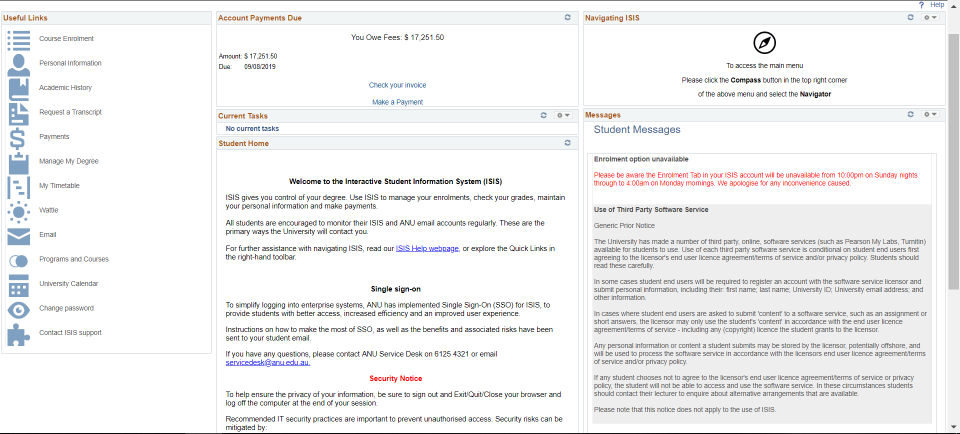
#> input picture code/MODULE/code_generation/input/3.png, 1920 x 867 px, found by its file name (shown at 1/2 size)
$ python test.py
#> lines starting #> are read from the running program, lines starting #| are printed output that depends on the picture; after the words box and inside, x2 and y2 are one past the last pixel; in counts of white or black regions, pixels touching at a corner belong together
### code/MODULE/text_recog/ip_preprocessing.py
import cv2
import numpy as np


# [5 lines left out: function read_img, not called in this run]


def gray_to_gradient(img):
    row, column = img.shape[0], img.shape[1]
#> row = 867; column = 1920
    img_f = np.copy(img)
    img_f = img_f.astype("float")

    gradient = np.zeros((row, column))
    for x in range(row - 1):
        for y in range(column - 1):
            gx = abs(img_f[x + 1, y] - img_f[x, y])
            gy = abs(img_f[x, y + 1] - img_f[x, y])
            gradient[x, y] = gx + gy
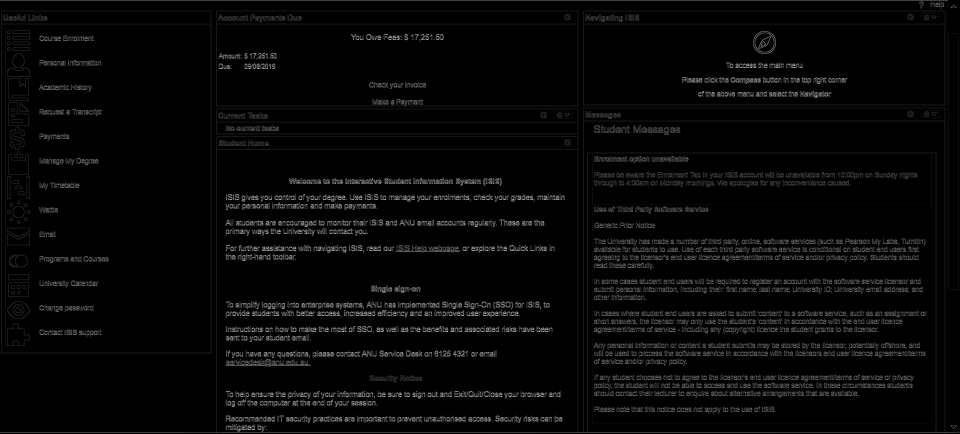
#> gradient: shape (867, 1920) float64 (shown at 1/2 size); min 0, max 496, mean 14.8; drawn with min black and max white
    gradient = gradient.astype("uint8")
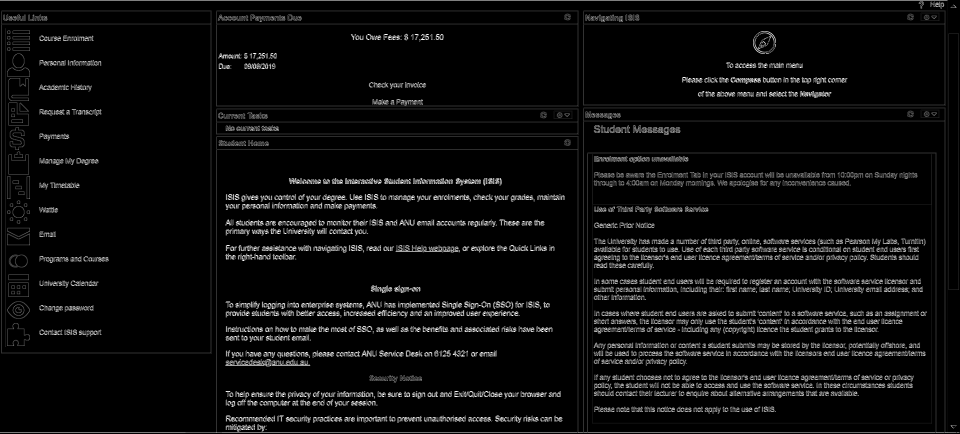
#> gradient: shape (867, 1920) (shown at 1/2 size); min 0, max 255, mean 13.3
    return gradient


def grad_to_binary(grad, min):
#> called with min = 1
    rec, bin = cv2.threshold(grad, min, 255, cv2.THRESH_BINARY)
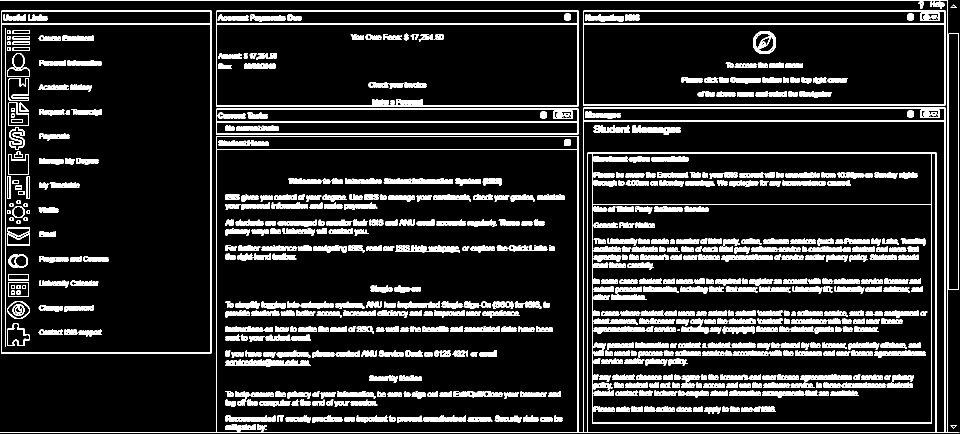
#> bin: shape (867, 1920) (shown at 1/2 size); 13.9% white; 668 white regions (40 under 20 px), largest, box (x1, y1, x2, y2) and area: (0, 0, 1919, 866) 19040, (1184, 308, 1864, 847) 5667, (432, 21, 1157, 213) 5551
#> rec = 1
    return bin


# [5 lines left out: function preprocess, not called in this run]

### code/MODULE/text_recog/test.py
import cv2
import ip_preprocessing as pre

img = cv2.imread('input/3.png', 0)
grad = pre.gray_to_gradient(img)
bin = pre.grad_to_binary(grad, 1)

dilate = cv2.morphologyEx(bin, cv2.MORPH_DILATE, (5, 5))
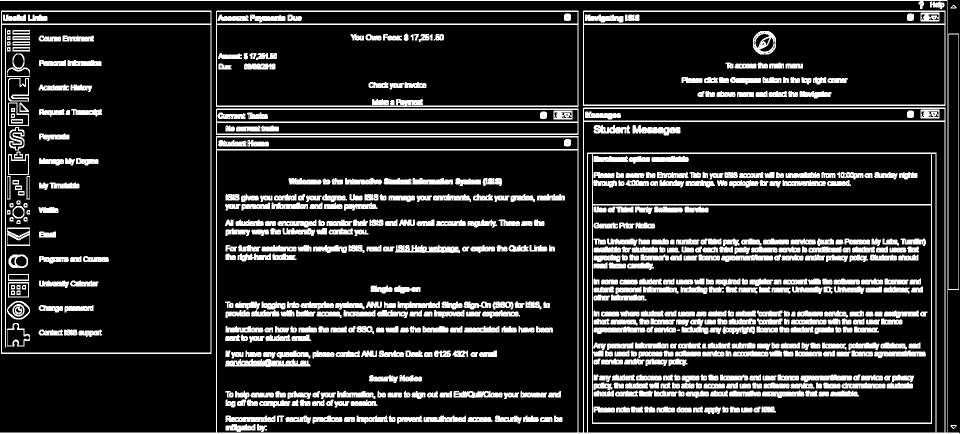
#> dilate: shape (867, 1920) (shown at 1/2 size); 16.8% white; 619 white regions (3 under 20 px), largest, box (x1, y1, x2, y2) and area: (0, 0, 1919, 867) 33683, (432, 21, 1157, 214) 7785, (1166, 21, 1891, 212) 7252
dilate = cv2.morphologyEx(bin, cv2.MORPH_DILATE, (5, 5))
dilate = cv2.morphologyEx(bin, cv2.MORPH_DILATE, (5, 5))

cv2.imshow('a', bin)
cv2.imshow('d', dilate)
cv2.waitKey(0)

$ run again, with code/MODULE/code_generation/input/2.png copied over code/MODULE/code_generation/input/3.png
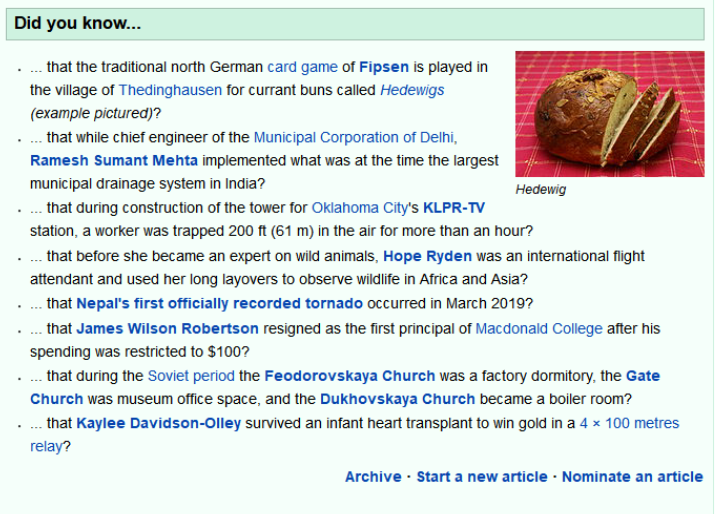
#> input picture code/MODULE/code_generation/input/2.png, 716 x 514 px, found by its file name
#> in grad_to_binary, `rec, bin = cv2.threshold(grad, min, 255, cv2.THRESH_BINARY)`:
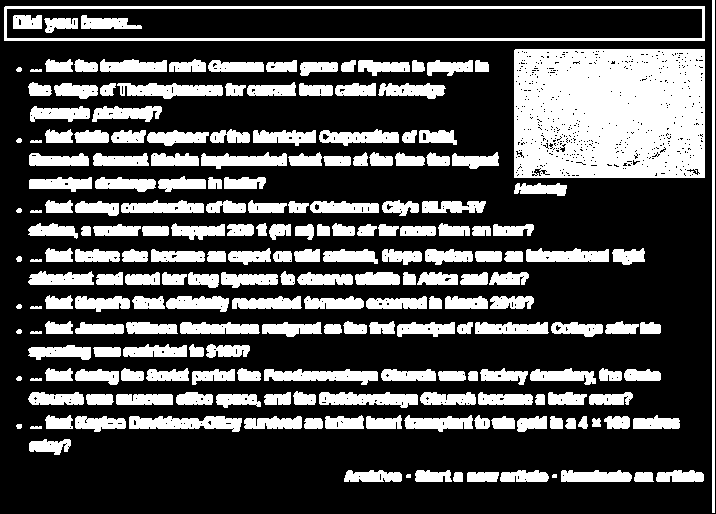
#> bin: shape (514, 716); 29.7% white; 210 white regions (3 under 20 px), largest, box (x1, y1, x2, y2) and area: (514, 49, 705, 178) 23649, (4, 6, 705, 41) 4379, (712, 0, 715, 513) 1539
#> rec = 1
#> `dilate = cv2.morphologyEx(bin, cv2.MORPH_DILATE, (5, 5))`:
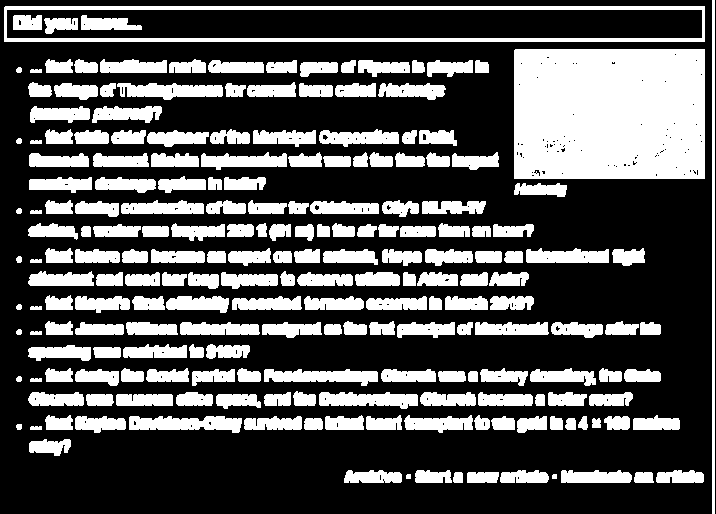
#> dilate: shape (514, 716); 32.6% white; 209 white regions, largest, box (x1, y1, x2, y2) and area: (514, 49, 705, 179) 24671, (4, 6, 705, 42) 5775, (712, 0, 715, 514) 1542
